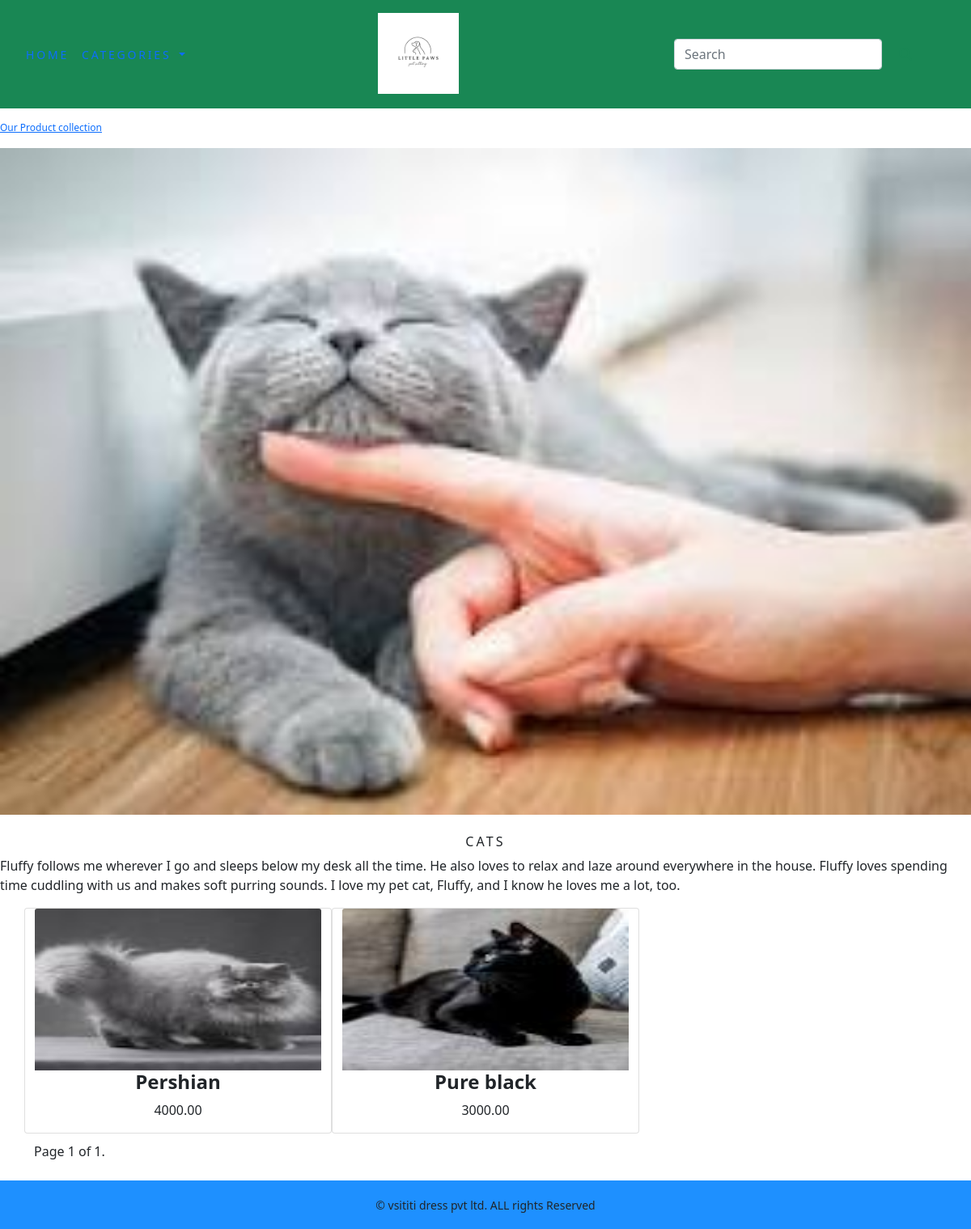
/shop/cats/, run on the app's committed database.
### shop/models.py (models this page shows, shortened)
class CATEGORY(models.Model):
         name=models.CharField(max_length=250,unique=True)
         slug=models.SlugField(max_length=250,unique=True)
         description=models.TextField(blank=True)
         image=models.ImageField(upload_to='category', blank=True)
         class Meta:
             ordering = ('name',)
             verbose_name='category'
             verbose_name_plural='categories'
         def get_url(self):
            return reverse('shop:products_by_category',args=[self.slug])

class PRODUCTS(models.Model):
       name=models.CharField(max_length=250,unique=True)
       slug=models.SlugField(max_length=250,unique=True)
       description=models.TextField(blank=True)
       price=models.DecimalField(max_digits=10, decimal_places=2)
       category=models.ForeignKey(CATEGORY, on_delete=models.CASCADE)
       image=models.ImageField(upload_to='product', blank=True)
       stock=models.IntegerField()
       available=models.BooleanField(default=True)
       created=models.DateTimeField(auto_now_add=True)
       updated=models.DateTimeField(auto_now=True)
       def get_url(self):
            return reverse('shop:prodcatdetail',args=[self.category.slug,self.slug])
       class Meta:
           ordering = ('name',)
           verbose_name=('Product')
           verbose_name_plural=('Products')

### shop/views.py (the view)
# urls.py: path('',views.allprodcat,name='allprodcat'),
def allprodcat(request, c_slug=None):
    c_page = None
    products_list = None
    if c_slug:
        c_page = get_object_or_404(CATEGORY, slug=c_slug)
        products_list = PRODUCTS.objects.filter(category=c_page, available=True)
    else:
        products_list = PRODUCTS.objects.filter(available=True)
    paginator = Paginator(products_list, 6)
    page_number = request.GET.get('page')
    try:
        products = paginator.page(page_number)
    except InvalidPage:
        products = paginator.page(1)
    except EmptyPage:
        products = paginator.page(paginator.num_pages)
    return render(request, "category.html", {'category': c_page, 'products': products})

### shop/context_processors.py (called while the page is built)
def menu_links(request):
    links=CATEGORY.objects.all()
    return dict(links=links)

### shop/templates/category.html (shortened to what this page needs)
{% extends 'base1.html' %}
{% load static%}
{% block content %}
{% if category %}
       <div>
        <div class="row my_row_class">
            <div class="mx-auto ">
            <p><a href="{% url 'shop:allprodcat' %}">Our Product collection</a></p>
        </div>
        </div>
       </div>
       {% endif %}
    <div class="mx-auto">
        {% if category %}
        <img class="my_image" src="{{category.image.url}}" alt="{{category.name}}">
    </div>
      <br>
    <div>
        <h1 class="text-center my_title ">{{category.name}}</h1>
        <p class="text-justify">{{category.description}}</p>
    </div>
    {% endif %}
    <div class="container">
        <div class="row max_auto">
            {% for products in products.object_list %}
                <div class="card my_bottom_margin col-9 col-sm-12  col-md-4  col-lg-4 " >
                    <div class="text-center" style="min-width: 18rem;">
                        <a href="{{products.get_url}}">
                            <img class="card-img-top " src="{{products.image.url}}" alt="{{products.name}}" height="200px" width="100px">
                        </a>
                    </div>
                    <h4 class="text-center fw-bold  ">{{products.name}}</h4>
                    <p class="text-center ">{{products.price}}</p>
                </div>
            {% endfor %}
        </div>
<div class="pagination">
    <span class="step-links">
        <span class="current">
            Page {{ products.number }} of {{ products.paginator.num_pages }}.
        </span>
    </span>
</div>
        <br>
    </div>
{% endblock %}

### shop/static/css/custom.css (style rules this page uses)
body { font-family: 'Roboto', sans-serif; }
.my_row_class { padding-top: 15px; }
.my_row_class .mx-auto { color: black; font-size: 12px; }
.my_image { width: 100%; height: auto; }
.my_title { font-size: 16px; text-transform: uppercase; letter-spacing: .2em; }
.my_bottom_margin { margin-bottom: 10px; }

### data on the page
CATEGORY: image (picture), name "CATS", description "Fluffy follows me wherever I go and sleeps below my desk all the time. He also loves to relax and laze around everywhere in the house. Fluffy loves spending time cuddling with us and makes soft purring sounds. I love my pet cat, Fluffy, and I know he loves me a lot, too."
PRODUCTS: image (picture), name "Pershian", price "4000.00"
PRODUCTS: image (picture), name "Pure black", price "3000.00"

### other printed values
{{ products.number }} "1"
{{ products.paginator.num_pages }} "1"
